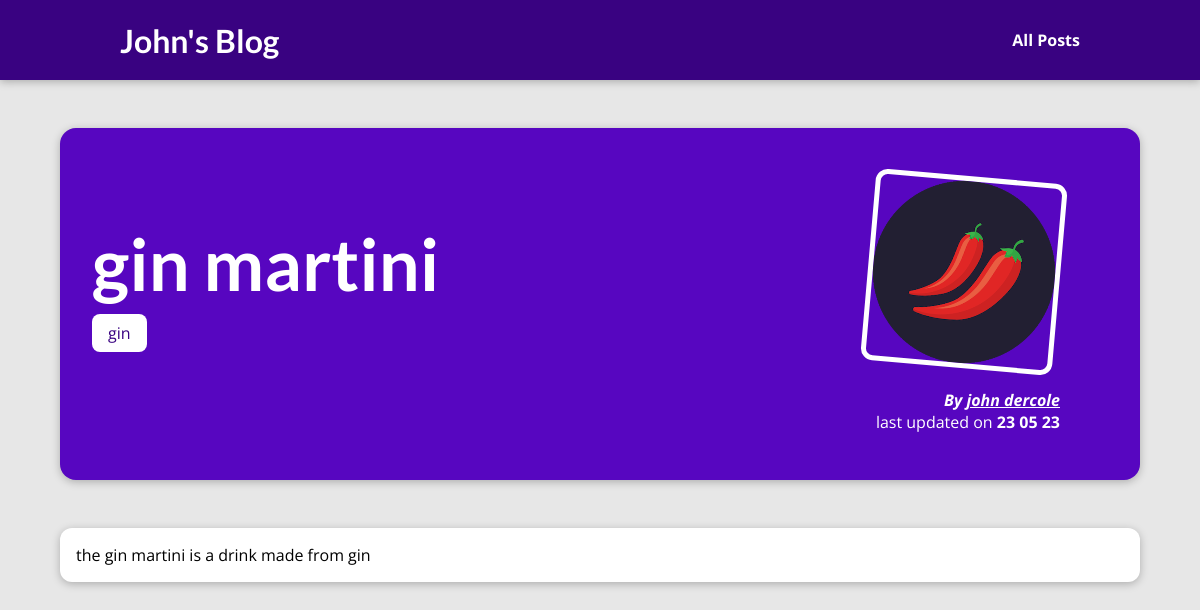
Screenshot of /posts/gin-martini with the database file from the repository.
### blog/models.py (models this page shows, shortened)
class Post(models.Model):
    title = models.CharField(max_length=150)
    excerpt = models.CharField(max_length=300)
    image = models.ImageField(upload_to="posts", null=True)
    date = models.DateField(auto_now=True)
    slug = models.SlugField(unique=True, db_index=True)
    content = models.TextField(validators=[MinLengthValidator(10)])
    author = models.ForeignKey(Author, on_delete=models.SET_NULL, null=True, related_name="posts")
    tags = models.ManyToManyField(Tag)

class Tag(models.Model):
    caption = models.CharField(max_length=20)

class Author(models.Model):
    first_name = models.CharField(max_length=100)
    last_name = models.CharField(max_length=100)
    email_address = models.EmailField()
    def __str__(self):
        return f"{self.first_name} {self.last_name}"

### blog/views.py (the view)
# urls.py: path("posts/<slug:slug>", views.SinglePostView.as_view(), name="post-detail-page")
class SinglePostView(DetailView):
    template_name = "blog/post-detail.html"
    model = Post
    def get_context_data(self, **kwargs):
        context = super().get_context_data( **kwargs)
        context["post_tags"] = self.object.tags.all()
        return context

### blog/templates/blog/post-detail.html (shortened to what this page needs)
{% extends "base.html" %}
{% load static %}
{% block css_files %}
    <link rel="stylesheet"  href="{% static 'blog/post-detail.css' %}" />
{% endblock %}
{% block content %}
    <section id="summary" >
        <h2>{{ post.title }}</h2>
        <div>
            {% for tag in post_tags %}
                <span class="tag" >{{ tag.caption }}</span>
            {%  endfor %}
        </div>
        <article>
            <img src="{{ post.image.url }}" alt="{{ post.title }}" />
            <address>By <a href="mailto:{{ post.author.email_address }}">{{ post.author }}</a></address>
            <div>
                last updated on <time>{{ post.date|date:"d m y" }}</time>
            </div>
        </article>
    </section>
    <main>
        {{ post.content }}
    </main>
{% endblock %}

### static/app.css (style rules this page uses)
* { box-sizing: border-box; }
html { font-family: 'Open Sans', 'Lato', sans-serif; }
body { margin: 0; }
h1, h2, h3 { font-family: 'Lato', sans-serif; font-weight: bold; }

### blog/static/blog/post-detail.css (style rules this page uses)
body { background-color: #e7e7e7; }
#summary { margin: 8rem auto 3rem auto; padding: 2rem; width: 90%; max-width: 90rem; border-radius: 16px; background-color: #5706c0; position: relative; box-shadow: 0 2px 8px rgba(0, 0, 0, 0.25); height: 22rem; }
#summary h2 { color: white; font-size: 4.5rem; margin-bottom: 1rem; }
#summary article { position: absolute; top: 2rem; right: 3rem; padding: 1rem 2rem; border-radius: 12px; text-align: right; color: white; }
#summary article img { width: 12rem; height: 12rem; border-radius: 12px; transform: rotateZ(5deg); border: 5px solid white; margin-bottom: 1rem; }
#summary address { font-weight: bold; }
#summary a { color:white; text-transform: none; }
#summary time { font-weight: bold; }
main { width: 90%; max-width: 90rem; margin: 3rem auto; background-color: white; padding: 1rem; border-radius: 12px; box-shadow: 0 2px 8px rgba(0, 0, 0, 0.25); }
.tag { background-color: white; color: #390281; padding: 0.5rem 1rem; border-radius: 8px; }

### rows the page displays
Post: title "gin martini", image (picture), author "john dercole", date "23 05 23", content "the gin martini is a drink made from gin"
Tag: caption "gin"
